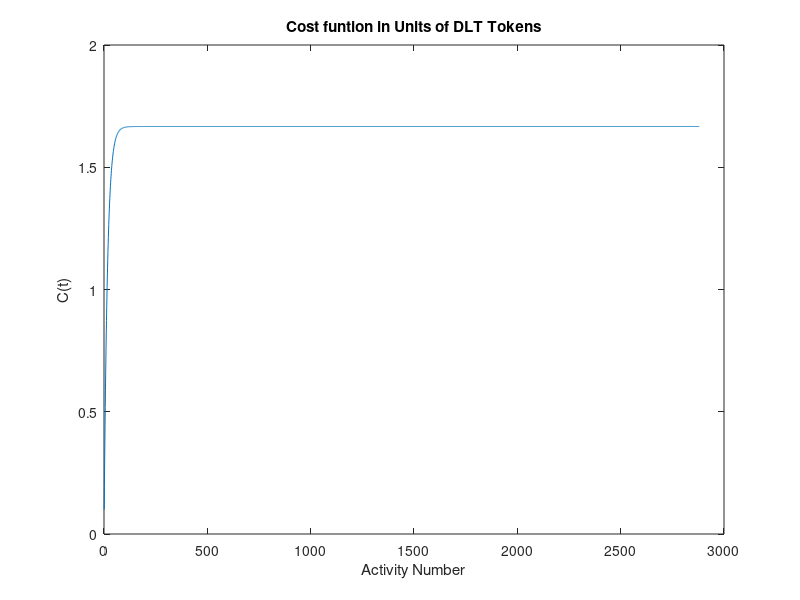
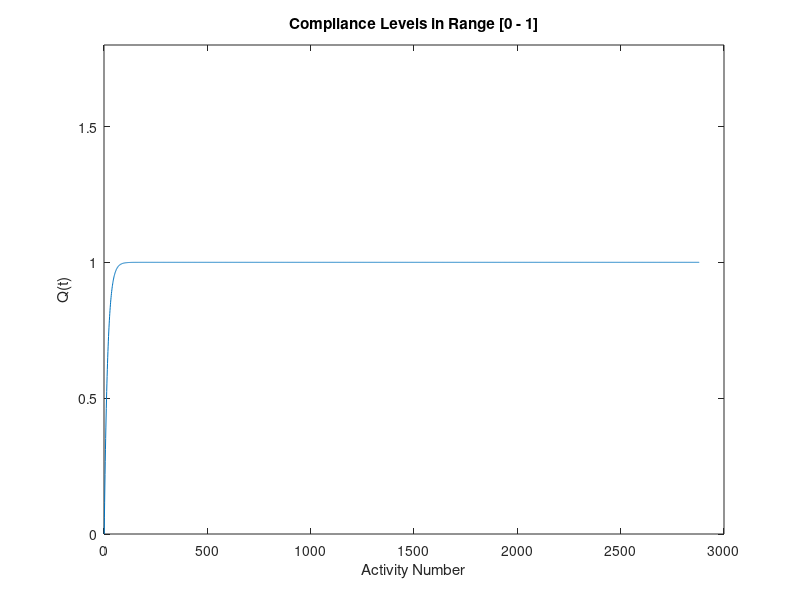

These charts were generated, in order, by the following MATLAB code:
clc
clear all
close all

%%
% Time in seconds in one day: 86400
day = 86400;
% Ts = 10: Time taken for signal to allow vehicles to pass, so wasted time
Ts = 10;
day_left = day / Ts;
% Fj = 3: Number of Vehicles that pass during allowed time
Fj = 3;
% Tj = 1: Time taken for vehicles to pass
Tj = 1;
num_veh_pass = day_left / (Fj * Tj);

%%
a = 1;
b = num_veh_pass;
r = (b-a).*rand(floor(0.01*num_veh_pass),1) + a;
r = floor(r(:));


%%
Ct = 0;
Qt = 0;
size = num_veh_pass;
z = zeros(1, size);
y = zeros(1, size);
x = zeros(1, size);
for i=1:size
    Ct1 = Ct + (0.1)*(1-Qt);
    Ct = Ct1;
    z(i) = Qt;
    y(i) = Ct1;
    x(i) = i;
    Qt = Ct*0.6;
end

plot(x,y)
title('Cost funtion in Units of DLT Tokens')
xlabel('Activity Number')
ylabel('C(t)')
figure
plot(x,z)
title('Compliance Levels in Range [0 - 1]')
axis([0 3000 0 1.8])
xlabel('Activity Number')
ylabel('Q(t)')